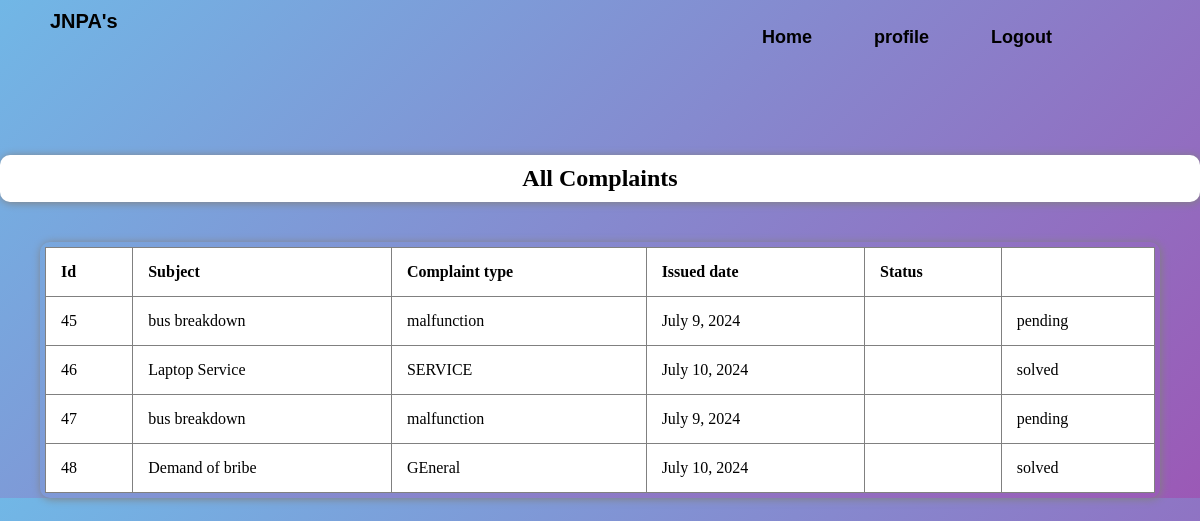
Page /allcom/ (signed in) on the committed database.
### home/models.py (models this page shows)
class allComplaint(models.Model):
    user = models.ForeignKey(User,on_delete=models.CASCADE,null=True,blank=True)
    status=models.IntegerField(choices=ORDERSTATUS,default=1)
    Subject=models.CharField(max_length=200,blank=False,null=True)
    Type_of_complaint=models.CharField(null=True,max_length=200)
    Description=models.TextField(max_length=4000,blank=False,null=True)
    Time = models.DateField(auto_now=True)

### home/views.py (the view)
# urls.py: path('allcom/', views.allcom, name='allcom'),
def allcom(request):
    all1 = allComplaint.objects.all()
    return render(request,'allcom.html',locals())

### templates/allcom.html (shortened to what this page needs)
{% extends 'navigation.html' %}
{% block body%}
<!DOCTYPE html>
<html lang="en">
<head>
    {% load static %}
    <link rel="stylesheet" href="{% static 'allcom.css' %}">
    <link rel="stylesheet" href="{% static 'home.css' %}">
</head>
<body>
    <div class="title">
        <h2> All Complaints</h2>
    </div>
    <div class="tab">
        <table>
            <tr>
              <th>Id</th>
              <th>Subject</th>
              <th>Complaint type</th>
              <th>Issued date</th>
              <th>Status</th>
            </tr>
            {% for c in all1 %}
            <tr>
                <td>{{c.id}}</td>
                <td>{{c.Subject}}</td>
                <td>{{c.Type_of_complaint}}</td>
                <td>{{c.Time}}</td>
                <td>{{i.Feedback}}</td>
                <td>{{c.get_status_display}}</td>
            </tr>
            {% endfor %}
          </table>
    </div>
</body>
</html>{%endblock body%}

### static/home.css (style rules this page uses)
* { margin: 0; padding: 0; }
body { background: yellow,green; }

### static/allcom.css (style rules this page uses)
.title { font-size: 16px; font-family: 'serif,Times New Roman'; text-align: center; padding: 10px; border-radius: 10px ; box-shadow: 1px 1px 8px 0 grey; margin-top: 80px; background-color: white; }
body { background: linear-gradient(135deg, #71b7e6, #9b59b6); }
.tab { padding: 5px; border-radius: 10px; border-color: white; box-shadow: 1px 1px 8px 0 grey; margin-top: 40px; margin-left: 40px; margin-right: 40px; }
table, td, th { border: 1px solid grey; text-align: left; color: black; background-color: white; }
table { border-collapse: collapse; width: 100%; }
th, td { padding: 15px; }

### rows in the picture
allComplaint: id "45", Subject "bus breakdown", Type_of_complaint "malfunction", Time "July 9, 2024", status "pending"
allComplaint: id "46", Subject "Laptop Service", Type_of_complaint "SERVICE", Time "July 10, 2024", status "solved"
allComplaint: id "47", Subject "bus breakdown", Type_of_complaint "malfunction", Time "July 9, 2024", status "pending"
allComplaint: id "48", Subject "Demand of bribe", Type_of_complaint "GEneral", Time "July 10, 2024", status "solved"
